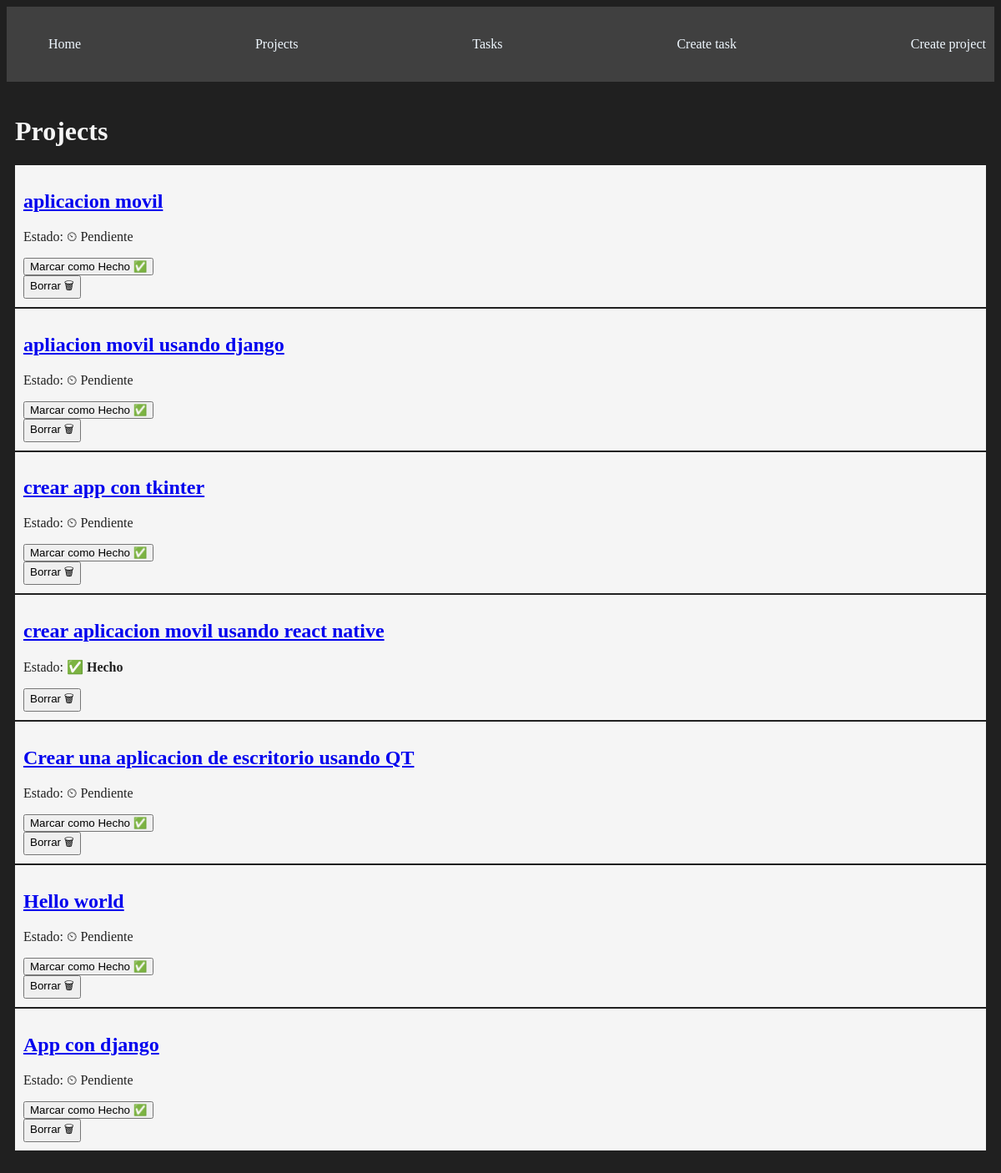
/projects/, run on the app's committed database.
### myapp/models.py (models this page shows, shortened)
class Project(models.Model):
    name = models.CharField(max_length=200)
    hecho = models.BooleanField(default=False)

### myapp/views.py (the view)
# urls.py: path('projects/' ,views.project),
def project(request):
    projects = Project.objects.all()
    return render(request, "projects/projects.html", {"projects": projects})

### myapp/templates/projects/projects.html (shortened to what this page needs)
{% extends 'layouts/base.html' %}
{% block content %}
<h1>Projects</h1>
{% for project in projects %}
<article class="card">
    <a href="{% url 'project_detail' project.id %}">
        <h1>{{ project.name }}</h1>
    </a>
    {% if project.hecho %}
        <p>Estado: <strong>✅ Hecho</strong></p>
    {% else %}
        <p>Estado: ⏲ Pendiente</p>
        <form method="POST" action="{% url 'marcar_proyecto_hecho' project.id %}">
            <button type="submit" class="button is-success">Marcar como Hecho ✅</button>
        </form>
    {% endif %}
    <form method="POST" action="{% url 'eliminar_proyecto' project.id %}" onsubmit="return confirm('¿Estás seguro de que quieres eliminar este proyecto?');">
        <button type="submit" class="button is-danger">Borrar 🗑</button>
    </form>
</article>
{% endfor %}
{% endblock %}

### myapp/templates/layouts/base.html (shortened to what this page needs)
{% load static %}
<!DOCTYPE html>
<html lang="en">
<head>
    <link rel="stylesheet" href="{% static 'styles/main.css' %}">
</head>
<body>
    <nav class="navbar container">
        <ul>
            <li>
                <a href="/">Home</a>
            </li>
            <li>
                <a href="/projects">Projects</a>
            </li>
            <li>
                <a href="/tasks">Tasks</a>
            </li>
            <li>
                <a href="/create_task">Create task</a>
            </li>
            <li>
                <a href="/create_project">Create project</a>
            </li>
        </ul>
    </nav>
    <main class="container">
        {% block content %}
        {% endblock %}
    </main>
</body>
</html>

### myapp/static/styles/main.css (style rules this page uses)
body { background: #202020; color: whitesmoke; }
.navbar { background: #404040; padding: 10px 0; }
.navbar ul { display : flex; justify-content: space-between; }
.navbar ul li { list-style: none; }
.navbar ul li a { color: aliceblue; text-decoration: none; }
.container { max-width: 1200px; margin: auto; padding: 20px 10px; }
.card { background: whitesmoke; color: #202020; padding: 10px; margin-bottom: 2px; }

### data on the page
Project: name "aplicacion movil", hecho "Estado: ⏲ Pendiente"
Project: name "apliacion movil usando django", hecho "Estado: ⏲ Pendiente"
Project: name "crear app con tkinter", hecho "Estado: ⏲ Pendiente"
Project: name "crear aplicacion movil usando react native", shows "Estado:", hecho "✅ Hecho"
Project: name "Crear una aplicacion de escritorio usando QT", hecho "Estado: ⏲ Pendiente"
Project: name "Hello world", hecho "Estado: ⏲ Pendiente"
Project: name "App con django", hecho "Estado: ⏲ Pendiente"
